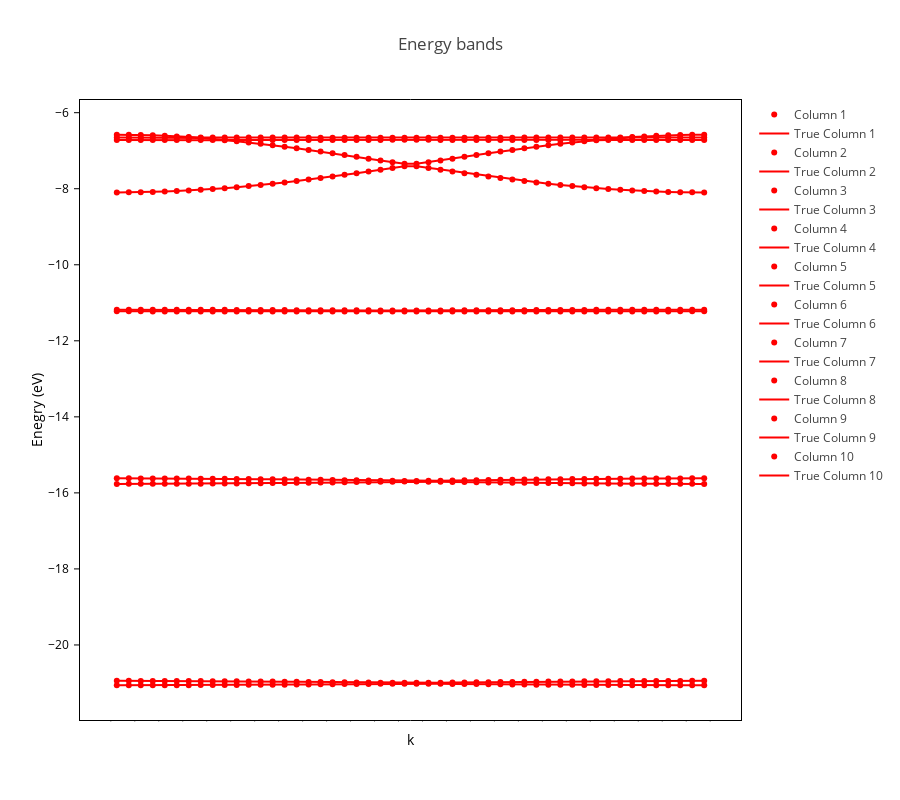

Source (notebook cell):
### Code cell
import numpy as np
import plotly.graph_objects as go
from plotly.subplots import make_subplots

def plot_columns(array_pred, array_true=None, x=None, titles=None, xlabel=None, ylabel=None, title=None):
    """
    Plot each column of a 2D numpy array as separate traces.
    
    Parameters:
    - array: 2D numpy array to plot (each column will be a separate trace)
    - x: Optional x-axis values (if None, uses array indices)
    - titles: Optional list of names for each column/trace
    - xlabel: Label for x-axis
    - ylabel: Label for y-axis
    - title: Title for the overall plot
    """
    if array_pred.ndim != 2:
        raise ValueError("Input array must be 2-dimensional")
        
    num_cols = array_pred.shape[1]
    
    if titles is None:
        titles = [f'Column {i+1}' for i in range(num_cols)]
    elif len(titles) != num_cols:
        raise ValueError("Number of titles must match number of columns")
    
    if x is None:
        x = np.arange(array_pred.shape[0])
    elif len(x) != array_pred.shape[0]:
        raise ValueError("Length of x must match number of rows in array")
    
    fig = go.Figure()
    
    for col in range(num_cols):
        fig.add_trace(go.Scatter(
            x=x,
            y=array_pred[:, col],
            mode='markers',
            name=titles[col],
            line=dict(color='red')
        ))

        if array_true is not None:
            fig.add_trace(go.Scatter(
                x=x,
                y=array_true[:, col],
                mode='lines',
                name="True " + titles[col],
                line=dict(color='red')
            ))
    
    fig.update_layout(
        title=title,
        xaxis_title=xlabel,
        yaxis_title=ylabel,
        hovermode='x unified',
        height=800,
        xaxis_title_standoff=15,
    )

    fig.update_xaxes(
        showticklabels=False,
        # tickvals=x[::2],
    )
    
    return fig

# Plot the energy bands
plot_columns(energy_bands_plot[:,0:10], array_true=energy_bands_plot[:,0:10], x=[k_path[:,2]]*50, xlabel="k", ylabel="Enegry (eV)", title="Energy bands")

### Figure 1 — Plotly figure (JSON) as saved in the notebook; plotly's stock layout.template omitted (floating-point values rounded to 4 significant figures; data arrays with more than 128 entries replaced by an {"elided": "..."} marker saying what was removed)
{"data": [{"line": {"color": "red"}, "mode": "markers", "name": "Column 1", "type": "scatter", "x": {"elided": "50x50 float values"}, "y": [-21.06, -21.06, -21.06, -21.06, -21.06, -21.06, -21.06, -21.06, -21.05, -21.05, -21.05, -21.05, -21.05, -21.05, -21.04, -21.04, -21.04, -21.04, -21.03, -21.03, -21.03, -21.02, -21.02, -21.02, -21.02, -21.02, -21.02, -21.02, -21.02, -21.03, -21.03, -21.03, -21.04, -21.04, -21.04, -21.04, -21.05, -21.05, -21.05, -21.05, -21.05, -21.05, -21.06, -21.06, -21.06, -21.06, -21.06, -21.06, -21.06, -21.06]}, {"line": {"color": "red"}, "mode": "lines", "name": "True Column 1", "type": "scatter", "x": {"elided": "50x50 float values"}, "y": [-21.06, -21.06, -21.06, -21.06, -21.06, -21.06, -21.06, -21.06, -21.05, -21.05, -21.05, -21.05, -21.05, -21.05, -21.04, -21.04, -21.04, -21.04, -21.03, -21.03, -21.03, -21.02, -21.02, -21.02, -21.02, -21.02, -21.02, -21.02, -21.02, -21.03, -21.03, -21.03, -21.04, -21.04, -21.04, -21.04, -21.05, -21.05, -21.05, -21.05, -21.05, -21.05, -21.06, -21.06, -21.06, -21.06, -21.06, -21.06, -21.06, -21.06]}, {"line": {"color": "red"}, "mode": "markers", "name": "Column 2", "type": "scatter", "x": {"elided": "50x50 float values"}, "y": [-20.94, -20.94, -20.94, -20.95, -20.95, -20.95, -20.95, -20.95, -20.95, -20.95, -20.96, -20.96, -20.96, -20.96, -20.97, -20.97, -20.97, -20.98, -20.98, -20.98, -20.99, -20.99, -20.99, -20.99, -21.0, -21.0, -20.99, -20.99, -20.99, -20.99, -20.98, -20.98, -20.98, -20.97, -20.97, -20.97, -20.96, -20.96, -20.96, -20.96, -20.95, -20.95, -20.95, -20.95, -20.95, -20.95, -20.95, -20.94, -20.94, -20.94]}, {"line": {"color": "red"}, "mode": "lines", "name": "True Column 2", "type": "scatter", "x": {"elided": "50x50 float values"}, "y": [-20.94, -20.94, -20.94, -20.95, -20.95, -20.95, -20.95, -20.95, -20.95, -20.95, -20.96, -20.96, -20.96, -20.96, -20.97, -20.97, -20.97, -20.98, -20.98, -20.98, -20.99, -20.99, -20.99, -20.99, -21.0, -21.0, -20.99, -20.99, -20.99, -20.99, -20.98, -20.98, -20.98, -20.97, -20.97, -20.97, -20.96, -20.96, -20.96, -20.96, -20.95, -20.95, -20.95, -20.95, -20.95, -20.95, -20.95, -20.94, -20.94, -20.94]}, {"line": {"color": "red"}, "mode": "markers", "name": "Column 3", "type": "scatter", "x": {"elided": "50x50 float values"}, "y": [-15.76, -15.76, -15.76, -15.76, -15.76, -15.76, -15.76, -15.76, -15.75, -15.75, -15.75, -15.75, -15.75, -15.74, -15.74, -15.74, -15.73, -15.73, -15.72, -15.72, -15.72, -15.71, -15.71, -15.7, -15.7, -15.7, -15.7, -15.71, -15.71, -15.72, -15.72, -15.72, -15.73, -15.73, -15.74, -15.74, -15.74, -15.75, -15.75, -15.75, -15.75, -15.75, -15.76, -15.76, -15.76, -15.76, -15.76, -15.76, -15.76, -15.76]}, {"line": {"color": "red"}, "mode": "lines", "name": "True Column 3", "type": "scatter", "x": {"elided": "50x50 float values"}, "y": [-15.76, -15.76, -15.76, -15.76, -15.76, -15.76, -15.76, -15.76, -15.75, -15.75, -15.75, -15.75, -15.75, -15.74, -15.74, -15.74, -15.73, -15.73, -15.72, -15.72, -15.72, -15.71, -15.71, -15.7, -15.7, -15.7, -15.7, -15.71, -15.71, -15.72, -15.72, -15.72, -15.73, -15.73, -15.74, -15.74, -15.74, -15.75, -15.75, -15.75, -15.75, -15.75, -15.76, -15.76, -15.76, -15.76, -15.76, -15.76, -15.76, -15.76]}, {"line": {"color": "red"}, "mode": "markers", "name": "Column 4", "type": "scatter", "x": {"elided": "50x50 float values"}, "y": [-15.62, -15.62, -15.62, -15.62, -15.62, -15.62, -15.62, -15.63, -15.63, -15.63, -15.63, -15.64, -15.64, -15.64, -15.65, -15.65, -15.65, -15.66, -15.66, -15.67, -15.67, -15.67, -15.68, -15.68, -15.69, -15.69, -15.68, -15.68, -15.67, -15.67, -15.67, -15.66, -15.66, -15.65, -15.65, -15.65, -15.64, -15.64, -15.64, -15.63, -15.63, -15.63, -15.63, -15.62, -15.62, -15.62, -15.62, -15.62, -15.62, -15.62]}, {"line": {"color": "red"}, "mode": "lines", "name": "True Column 4", "type": "scatter", "x": {"elided": "50x50 float values"}, "y": [-15.62, -15.62, -15.62, -15.62, -15.62, -15.62, -15.62, -15.63, -15.63, -15.63, -15.63, -15.64, -15.64, -15.64, -15.65, -15.65, -15.65, -15.66, -15.66, -15.67, -15.67, -15.67, -15.68, -15.68, -15.69, -15.69, -15.68, -15.68, -15.67, -15.67, -15.67, -15.66, -15.66, -15.65, -15.65, -15.65, -15.64, -15.64, -15.64, -15.63, -15.63, -15.63, -15.63, -15.62, -15.62, -15.62, -15.62, -15.62, -15.62, -15.62]}, {"line": {"color": "red"}, "mode": "markers", "name": "Column 5", "type": "scatter", "x": {"elided": "50x50 float values"}, "y": [-11.23, -11.23, -11.23, -11.23, -11.23, -11.23, -11.23, -11.23, -11.23, -11.23, -11.23, -11.23, -11.23, -11.23, -11.23, -11.23, -11.23, -11.23, -11.23, -11.23, -11.23, -11.23, -11.23, -11.23, -11.23, -11.23, -11.23, -11.23, -11.23, -11.23, -11.23, -11.23, -11.23, -11.23, -11.23, -11.23, -11.23, -11.23, -11.23, -11.23, -11.23, -11.23, -11.23, -11.23, -11.23, -11.23, -11.23, -11.23, -11.23, -11.23]}, {"line": {"color": "red"}, "mode": "lines", "name": "True Column 5", "type": "scatter", "x": {"elided": "50x50 float values"}, "y": [-11.23, -11.23, -11.23, -11.23, -11.23, -11.23, -11.23, -11.23, -11.23, -11.23, -11.23, -11.23, -11.23, -11.23, -11.23, -11.23, -11.23, -11.23, -11.23, -11.23, -11.23, -11.23, -11.23, -11.23, -11.23, -11.23, -11.23, -11.23, -11.23, -11.23, -11.23, -11.23, -11.23, -11.23, -11.23, -11.23, -11.23, -11.23, -11.23, -11.23, -11.23, -11.23, -11.23, -11.23, -11.23, -11.23, -11.23, -11.23, -11.23, -11.23]}, {"line": {"color": "red"}, "mode": "markers", "name": "Column 6", "type": "scatter", "x": {"elided": "50x50 float values"}, "y": [-11.18, -11.18, -11.18, -11.18, -11.18, -11.18, -11.18, -11.18, -11.19, -11.19, -11.19, -11.19, -11.19, -11.19, -11.19, -11.19, -11.19, -11.2, -11.2, -11.2, -11.2, -11.2, -11.2, -11.2, -11.2, -11.2, -11.2, -11.2, -11.2, -11.2, -11.2, -11.2, -11.2, -11.19, -11.19, -11.19, -11.19, -11.19, -11.19, -11.19, -11.19, -11.19, -11.18, -11.18, -11.18, -11.18, -11.18, -11.18, -11.18, -11.18]}, {"line": {"color": "red"}, "mode": "lines", "name": "True Column 6", "type": "scatter", "x": {"elided": "50x50 float values"}, "y": [-11.18, -11.18, -11.18, -11.18, -11.18, -11.18, -11.18, -11.18, -11.19, -11.19, -11.19, -11.19, -11.19, -11.19, -11.19, -11.19, -11.19, -11.2, -11.2, -11.2, -11.2, -11.2, -11.2, -11.2, -11.2, -11.2, -11.2, -11.2, -11.2, -11.2, -11.2, -11.2, -11.2, -11.19, -11.19, -11.19, -11.19, -11.19, -11.19, -11.19, -11.19, -11.19, -11.18, -11.18, -11.18, -11.18, -11.18, -11.18, -11.18, -11.18]}, {"line": {"color": "red"}, "mode": "markers", "name": "Column 7", "type": "scatter", "x": {"elided": "50x50 float values"}, "y": [-8.097, -8.096, -8.092, -8.084, -8.074, -8.062, -8.046, -8.028, -8.007, -7.984, -7.958, -7.93, -7.9, -7.867, -7.833, -7.796, -7.758, -7.718, -7.677, -7.634, -7.59, -7.545, -7.499, -7.454, -7.412, -7.412, -7.454, -7.499, -7.545, -7.59, -7.634, -7.677, -7.718, -7.758, -7.796, -7.833, -7.867, -7.9, -7.93, -7.958, -7.984, -8.007, -8.028, -8.046, -8.062, -8.074, -8.084, -8.092, -8.096, -8.097]}, {"line": {"color": "red"}, "mode": "lines", "name": "True Column 7", "type": "scatter", "x": {"elided": "50x50 float values"}, "y": [-8.097, -8.096, -8.092, -8.084, -8.074, -8.062, -8.046, -8.028, -8.007, -7.984, -7.958, -7.93, -7.9, -7.867, -7.833, -7.796, -7.758, -7.718, -7.677, -7.634, -7.59, -7.545, -7.499, -7.454, -7.412, -7.412, -7.454, -7.499, -7.545, -7.59, -7.634, -7.677, -7.718, -7.758, -7.796, -7.833, -7.867, -7.9, -7.93, -7.958, -7.984, -8.007, -8.028, -8.046, -8.062, -8.074, -8.084, -8.092, -8.096, -8.097]}, {"line": {"color": "red"}, "mode": "markers", "name": "Column 8", "type": "scatter", "x": {"elided": "50x50 float values"}, "y": [-6.721, -6.721, -6.721, -6.721, -6.72, -6.72, -6.72, -6.72, -6.72, -6.723, -6.749, -6.782, -6.817, -6.855, -6.894, -6.935, -6.978, -7.023, -7.068, -7.114, -7.161, -7.209, -7.256, -7.303, -7.346, -7.346, -7.303, -7.256, -7.209, -7.161, -7.114, -7.068, -7.023, -6.978, -6.935, -6.894, -6.855, -6.817, -6.782, -6.749, -6.723, -6.72, -6.72, -6.72, -6.72, -6.72, -6.721, -6.721, -6.721, -6.721]}, {"line": {"color": "red"}, "mode": "lines", "name": "True Column 8", "type": "scatter", "x": {"elided": "50x50 float values"}, "y": [-6.721, -6.721, -6.721, -6.721, -6.72, -6.72, -6.72, -6.72, -6.72, -6.723, -6.749, -6.782, -6.817, -6.855, -6.894, -6.935, -6.978, -7.023, -7.068, -7.114, -7.161, -7.209, -7.256, -7.303, -7.346, -7.346, -7.303, -7.256, -7.209, -7.161, -7.114, -7.068, -7.023, -6.978, -6.935, -6.894, -6.855, -6.817, -6.782, -6.749, -6.723, -6.72, -6.72, -6.72, -6.72, -6.72, -6.721, -6.721, -6.721, -6.721]}, {"line": {"color": "red"}, "mode": "markers", "name": "Column 9", "type": "scatter", "x": {"elided": "50x50 float values"}, "y": [-6.652, -6.652, -6.652, -6.653, -6.653, -6.653, -6.653, -6.664, -6.689, -6.713, -6.718, -6.718, -6.718, -6.717, -6.717, -6.717, -6.716, -6.716, -6.716, -6.716, -6.715, -6.715, -6.715, -6.715, -6.715, -6.715, -6.715, -6.715, -6.715, -6.715, -6.716, -6.716, -6.716, -6.716, -6.717, -6.717, -6.717, -6.718, -6.718, -6.718, -6.713, -6.689, -6.664, -6.653, -6.653, -6.653, -6.653, -6.652, -6.652, -6.652]}, {"line": {"color": "red"}, "mode": "lines", "name": "True Column 9", "type": "scatter", "x": {"elided": "50x50 float values"}, "y": [-6.652, -6.652, -6.652, -6.653, -6.653, -6.653, -6.653, -6.664, -6.689, -6.713, -6.718, -6.718, -6.718, -6.717, -6.717, -6.717, -6.716, -6.716, -6.716, -6.716, -6.715, -6.715, -6.715, -6.715, -6.715, -6.715, -6.715, -6.715, -6.715, -6.715, -6.716, -6.716, -6.716, -6.716, -6.717, -6.717, -6.717, -6.718, -6.718, -6.718, -6.713, -6.689, -6.664, -6.653, -6.653, -6.653, -6.653, -6.652, -6.652, -6.652]}, {"line": {"color": "red"}, "mode": "markers", "name": "Column 10", "type": "scatter", "x": {"elided": "50x50 float values"}, "y": [-6.58, -6.582, -6.587, -6.596, -6.608, -6.624, -6.642, -6.653, -6.653, -6.654, -6.654, -6.654, -6.655, -6.655, -6.655, -6.656, -6.656, -6.656, -6.656, -6.657, -6.657, -6.657, -6.657, -6.657, -6.657, -6.657, -6.657, -6.657, -6.657, -6.657, -6.657, -6.656, -6.656, -6.656, -6.656, -6.655, -6.655, -6.655, -6.654, -6.654, -6.654, -6.653, -6.653, -6.642, -6.624, -6.608, -6.596, -6.587, -6.582, -6.58]}, {"line": {"color": "red"}, "mode": "lines", "name": "True Column 10", "type": "scatter", "x": {"elided": "50x50 float values"}, "y": [-6.58, -6.582, -6.587, -6.596, -6.608, -6.624, -6.642, -6.653, -6.653, -6.654, -6.654, -6.654, -6.655, -6.655, -6.655, -6.656, -6.656, -6.656, -6.656, -6.657, -6.657, -6.657, -6.657, -6.657, -6.657, -6.657, -6.657, -6.657, -6.657, -6.657, -6.657, -6.656, -6.656, -6.656, -6.656, -6.655, -6.655, -6.655, -6.654, -6.654, -6.654, -6.653, -6.653, -6.642, -6.624, -6.608, -6.596, -6.587, -6.582, -6.58]}], "layout": {"height": 800, "hovermode": "x unified", "title": {"text": "Energy bands"}, "xaxis": {"showticklabels": false, "title": {"standoff": 15, "text": "k"}}, "yaxis": {"title": {"text": "Enegry (eV)"}}}}
